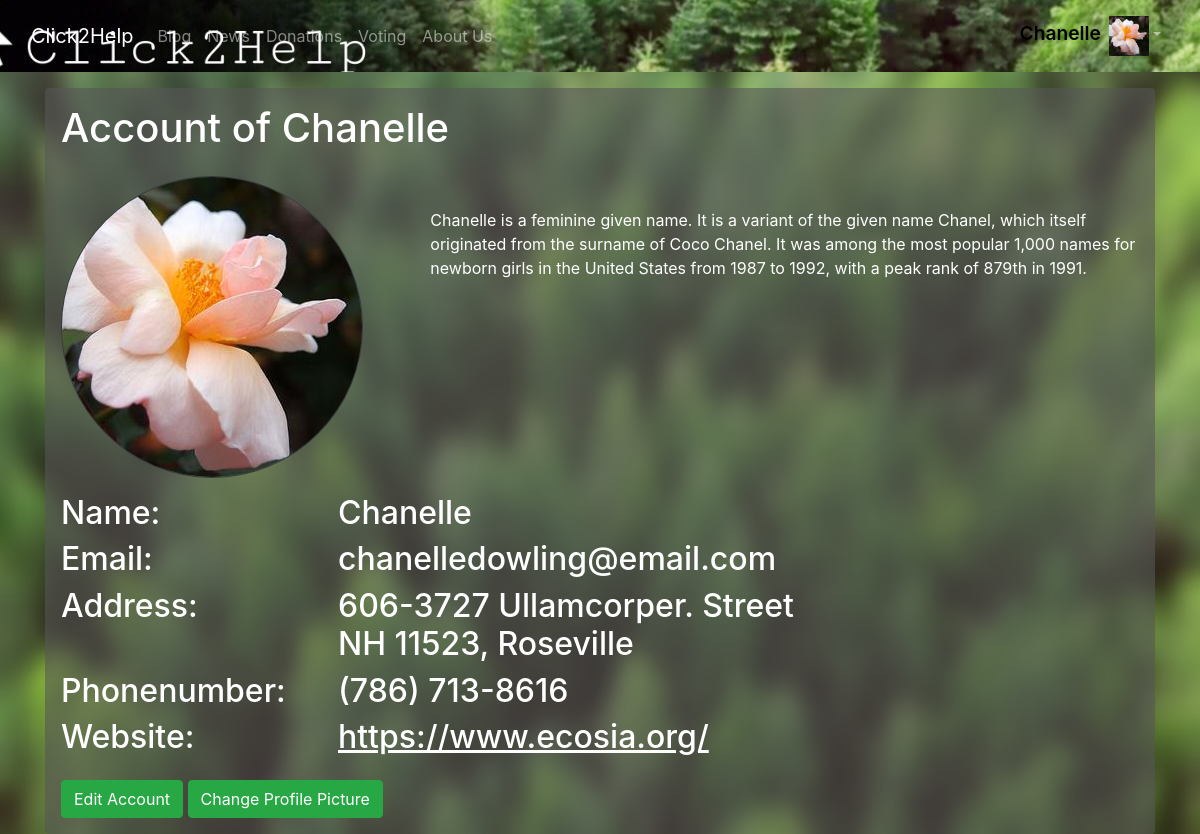
Page /account (signed in) on the committed database.
### website/models.py (models this page shows)
class User(db.Model, UserMixin):
    id = db.Column(db.Integer, primary_key=True)
    email = db.Column(db.String(150), unique=True)
    password = db.Column(db.String(150))
    user_name = db.Column(db.String(150), unique=True)
    displayed_name = db.Column(db.String(150))
    is_user = db.Column(db.Boolean, default=False)
    is_charity = db.Column(db.Boolean, default=False)
    is_mod = db.Column(db.Boolean, default=False)
    is_company = db.Column(db.Boolean, default=False)
    image_file = db.Column(db.String(50), nullable=False, default='default.jpg')
    has_voted = db.Column(db.Boolean, default=False)
    all_donations = db.Column(db.String(100), default="0")
    description = db.Column(db.String(1000), default="")
    street = db.Column(db.String(50), default="")
    postalcode = db.Column(db.String(50), default="")
    city = db.Column(db.String(50), default="")
    link = db.Column(db.String(200), default="")
    phone_number = db.Column(db.String(50), default="")

### website/views.py (the view)
@views.route('/account')
@login_required
def account():
    image_file = url_for(
        'static', filename='images/' + current_user.image_file)
    return render_template("account.html", user=current_user, image_file=image_file)

### website/__init__.py (called while the page is built)
def create_app():
    from .views import views
    from .auth import auth
    app.register_blueprint(views, url_prefix='/')
    app.register_blueprint(auth, url_prefix='/')
    from .models import User, BlogPost, Voting
    create_database(app)
    login_manager = LoginManager()
    login_manager.login_view = 'auth.login'
    login_manager.init_app(app)
    @login_manager.user_loader
    def load_user(id):
        return User.query.get(int(id))
    return app

### website/templates/account.html
{% extends "base.html" %} {% block title %}Account{% endblock %} {% block
content %}
<div class="container p-3 background-class rounded mt-3 text-white">
  <h1>Account of {{ current_user.displayed_name }}</h1>
  <div class="row">
    <div class="content-section col-4 mt-3">
      <img
        class="img-fluid rounded-circle border border-dark"
        src="{{ image_file }}"
      />
    </div>
    <div class="col-8 mt-5">
      <p>{{current_user.description}}</p>
    </div>
    <div class="col-3 mt-3">
      <h2>Name:</h2>
      <h2>Email:</h2>
      <h2>Address: <br /><br /></h2>
      <h2>Phonenumber:</h2>
      <h2>Website:</h2>
    </div>
    <div class="col-9 mt-3 text-truncate">
      <h2>{{ current_user.displayed_name }}</h2>
      <h2>{{ current_user.email }}</h2>
      <h2>
        {{ current_user.street }}<br />{{ current_user.postalcode }}{% if current_user.postalcode %}, {% endif %} {{ current_user.city }}
      </h2>
      <h2>{{ current_user.phone_number }}</h2>
      <h2>
        <u
          ><a class="text-white" href="{{ current_user.link }}"
            >{{ current_user.link }}</a
          ></u
        >
      </h2>
    </div>
    <br \ />
    <div class="col-12 text-left mt-3">
      <a href="{{ url_for('auth.update_user') }}" class="btn btn-success"
        >Edit Account</a
      >
      <a href="{{ url_for('auth.update_image') }}" class="btn btn-success"
        >Change Profile Picture</a
      >
    </div>
  </div>
</div>
{% endblock %}

### website/templates/base.html (shortened to what this page needs)
<!DOCTYPE html>
<html>
  <head>
    <link
    rel="stylesheet"
    href="https://stackpath.bootstrapcdn.com/bootstrap/4.4.1/css/bootstrap.min.css"
    />
    <link
    rel="stylesheet"
    href="https://stackpath.bootstrapcdn.com/font-awesome/4.7.0/css/font-awesome.min.css"
    />
    <link rel="stylesheet" href="{{url_for('static', filename='style.css')}}">
  </head>
  <body>
    <nav class="navbar navbar-expand-lg navbar-dark banner navbar-color">
      <div class="container-fluid">
        <a class="navbar-brand" id="home" href="/">Click2Help</a>
      <div class="collapse navbar-collapse navbar-nav" id="navbarNavDropdown">
          {% if user.is_authenticated %}
          <a class="nav-item nav-link" id="blog" href="/blog">Blog</a>
          <a class="nav-item nav-link" id="news" href="/news">News</a>
          {% if user.is_user or user.is_company %}
          <a class="nav-item nav-link" id="donations" href="/donations">Donations</a>
          {% endif %}
          {% if user.is_user or user.is_charity %}
          <a class="nav-item nav-link" id="voting" href="/voting">Voting</a>
          {% endif %}
          <a class="nav-item nav-link" id="login" href="/about_us">About Us</a>
          <ul class="navbar-nav ml-auto">
            <li class="nav-item dropdown">
          <a class="nav-link dropdown-toggle" href="#" id="navbarDropdownMenuLink" role="button" data-bs-toggle="dropdown" aria-expanded="false"><span class="banner-text">{{user.displayed_name}}</span><img class="ml-2" src="/static/images/{{ user.image_file }}" alt="" width="40" height="40"></a>
            </li></ul>
          {% endif %}
        </div>
      </div>
    </nav>
    <div class="container">{% block content %} {% endblock %}</div>
  </body>
</html>

### website/static/style.css (style rules this page uses)
body { background-image: url("./images/Background1.JPEG"); background-repeat: no-repeat; background-attachment: fixed; background-size: 100% 100%; }
.banner { background-image: url("./images/Banner2.JPEG"); background-repeat: no-repeat; background-position: right; max-width: 100%; max-height: auto; }
.navbar-color { background-color: black; }
.background-class { background-color:rgba(87, 87, 87, 0.6) }
.banner-text { color:black; font-weight: 600; font-size:larger; }

### rows in the picture
User: displayed_name "Chanelle", image_file (picture), description "Chanelle is a feminine given name. It is a variant of the given name Chanel, which itself originated from the surname of Coco Chanel. It was among the most popular 1,000 names for newborn girls in the United States from 1987 to 1992, with a peak rank of 879th in 1991.", email "chanelledowling@email.com", street "606-3727 Ullamcorper. Street", postalcode "NH 11523", city "Roseville", phone_number "(786) 713-8616", link "https://www.ecosia.org/"
